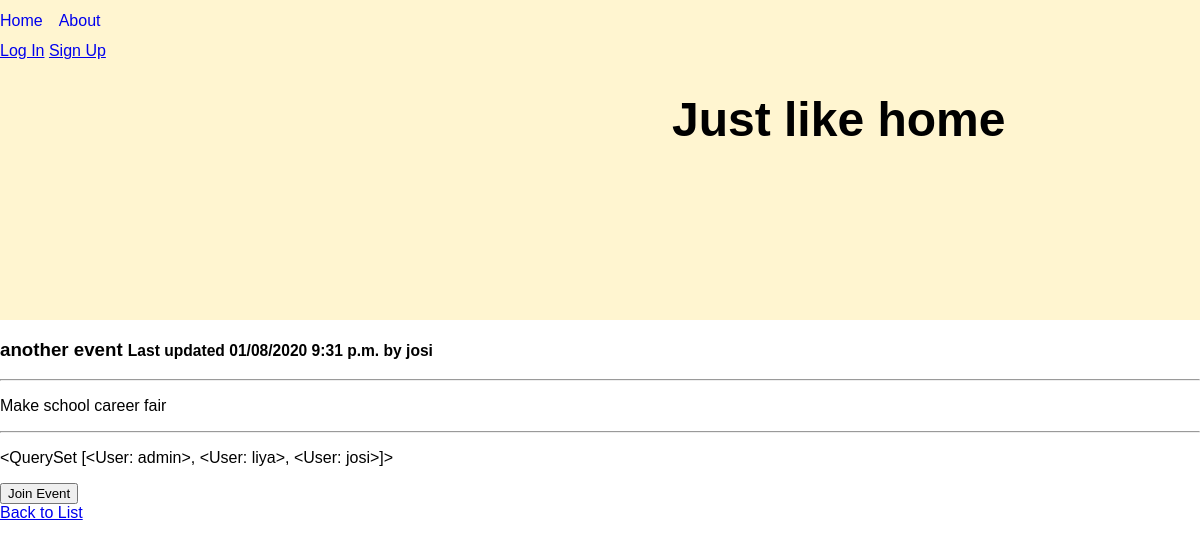
The app's page /events/another-event/ with its own data.
### events/models.py (models this page shows, shortened)
class Event(models.Model):
    name = models.CharField(max_length=200)
    author = models.ForeignKey(User, on_delete=models.PROTECT,
                               help_text="The user that posted this event.", default=1, related_name='author')
    date_time = models.DateTimeField('event date time')
    street_address = models.CharField(max_length=255, default='address 1')
    city = models.CharField(max_length=255, default='city name')
    location = PlainLocationField(based_fields=['address','city'], zoom=7, default='location')
    description = models.TextField(default='description of the event')
    slug = models.CharField(max_length=400, blank=True, editable=False,
                            help_text="Unique URL path to access this page. Generated by the system.")
    created = models.DateTimeField(auto_now_add=True,
                                   help_text="The date and time this page was created. Automatically generated when the model saves.")
    modified = models.DateTimeField(auto_now=True,
                                    help_text="The date and time this page was updated. Automatically generated when the model updates.")
    participants = models.ManyToManyField(User,blank=True,related_name='participant')

### events/views.py (the view, shortened to what this page needs)
# urls.py: path('<str:slug>/', EventDetailView.as_view(), name='event-details-page'),
class EventDetailView(DetailView):
    model = Event
    def get(self, request, slug):
      event = self.get_queryset().get(slug__iexact=slug)
      return render(request, 'events/event_detail.html', {
        'event': event
      })

### events/templates/events/event_detail.html (shortened to what this page needs)
{% extends "base.html" %}
{% block content %}
      <h3>{{ event.name }} <small>Last updated {{ event.modified|date:"SHORT_DATETIME_FORMAT" }} by <b>{{ event.author.username }}</b></small></h3>
      <hr>
      <p>{{ event.description|linebreaksbr }}</p>
      <hr>
      <p>{{ event.participants.all }}</p>
      <form method='post' action="{% url 'add-participant' event.slug%}">
            <button>Join Event</button>
      </form>
      <a href="{% url 'event-list-page' %}">Back to List</a>
{% endblock %}

### static/css/styles.css (style rules this page uses)
body { background-color: white; font-size: 16px; font-family: Helvetica; margin: 0; }

### records on screen
Event: name "another event", modified "01/08/2020 9:31 p.m.", author.username "josi", description "Make school career fair", participants.all "<QuerySet [<User: admin>, <User: liya>, <User: josi>]>"
